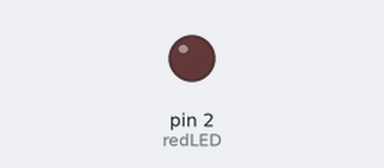
Recording of a sketch running on a simulated Arduino Uno, built with avr-gcc and run on an emulated ATmega328P. Shown: output pins drawn as LEDs (lit = HIGH).

Above: at 1.0 s.
At 5.5 s:
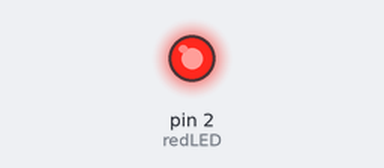
Timing chart, 0 to 6.9 s (numbered marks = the images above):
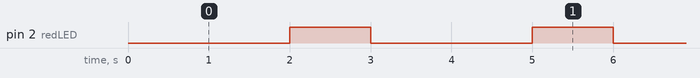

Measured:
- by itself, pin 2 (redLED): alternates HIGH for 1.0 s and LOW for 2.0 s

The sketch:

analog.ino
```cpp
int redLED = 2;
int bright = 255;
int between = 126;
int dim = 25;
int wait = 1000;
void setup() {
  // put your setup code here, to run once:
  pinMode(redLED, OUTPUT);
}

void loop() {
  // put your main code here, to run repeatedly:
  analogWrite(redLED, dim);
  delay(wait);
  analogWrite(redLED, between);
  delay(wait);
  analogWrite(redLED, bright);
  delay(wait);
}
```
